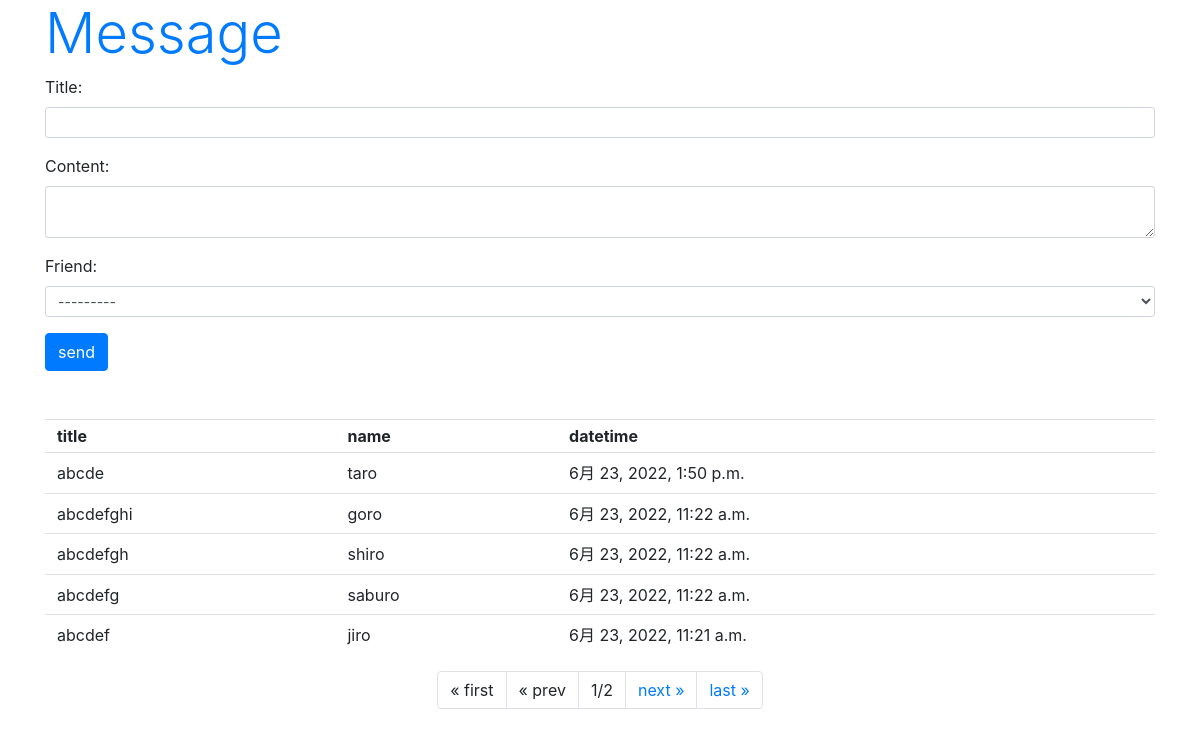
Page /hello/message/ on the committed database.
### hello/models.py (models this page shows, shortened)
class Message(models.Model):
    friend = models.ForeignKey(Friend, on_delete=models.CASCADE)
    title = models.CharField(max_length=100)
    content = models.CharField(max_length=300)
    pub_date = models.DateTimeField(auto_now_add=True)
    class Meta:
        ordering = ('pub_date',)

class Friend(models.Model):
    name = models.CharField(max_length=100, \
        validators=[number_only])
    mail = models.EmailField(max_length=200)
    gender = models.BooleanField()
    age = models.IntegerField()
    birthday = models.DateField()
    def __str__(self):
        return '<Friend:id=' + str(self.id) + ', ' + \
            self.name + '(' + str(self.age) + ')>'

### hello/views.py (the view)
# urls.py: path('message/', views.message, name='message'),
def message(request, page=1):
    if (request.method == 'POST'):
        obj = Message()
        form = MessageForm(request.POST, instance=obj)
        form.save()
    data = Message.objects.all().reverse()
    paginator = Paginator(data, 5)
    params = {
        'title': 'Message',
        'form': MessageForm(),
        'data': paginator.get_page(page),
    }
    return render(request, 'hello/message.html', params)

### hello/forms.py
class MessageForm(forms.ModelForm):
    class Meta:
        model = Message
        fields = ['title','content','friend']
        widgets = {
            'title': forms.TextInput(attrs={'class':'form-control form-control-sm'}),
            'content': forms.Textarea(attrs={'class':'form-control form-control-sm', 'rows':2}),
            'friend': forms.Select(attrs={'class':'form-control form-control-sm'}),
        }

### hello/templates/hello/message.html (shortened to what this page needs)
{% load static %}
<!doctype html>
<html lang="ja">
<head>
    <link rel="stylesheet"
    href="https://stackpath.bootstrapcdn.com/bootstrap/4.3.1/css/bootstrap.min.css"
>
</head>
<body class="container">
    <h1 class="display-4 text-primary">
        {{title}}</h1>
        <form action="{% url 'message' %}" method="post">
        {{ form.as_p }}
        <input type="submit" value="send"
            class="btn btn-primary">
    <table class="table">
        <tr>
            <th class="py-1">title</th>
            <th class="py-1">name</th>
            <th class="py-1">datetime</th>
        </tr>
    {% for item in data %}
        <tr>
            <td class="py-2">{{item.title}}</td>
            <td class="py-2">{{item.friend.name}}</td>
            <td class="py-2">{{item.pub_date}}</td>
        <tr>
    {% endfor %}
    </table>
    <ul class="pagination  justify-content-center">
        {% if data.has_previous %}
        <li class="page-item">
            <a class="page-link" href="{% url 'message' %}">
                &laquo; first</a>
        </li>
        <li class="page-item">
            <a class="page-link"
            href="{% url 'message' %}{{data.previous_page_number}}">
                &laquo; prev</a>
        </li>
        {% else %}
        <li class="page-item">
            <a class="page-link">&laquo; first</a>
        </li>
        <li class="page-item">
            <a class="page-link">&laquo; prev</a>
        </li>
        {% endif %}
        <li class="page-item">
            <a class="page-link">
            {{data.number}}/{{data.paginator.num_pages}}</a>
        </li>
        {% if data.has_next %}
        <li class="page-item">
            <a class="page-link"
            href="{% url 'message' %}{{data.next_page_number }}">
                next &raquo;</a>
        </li>
        <li class="page-item">
            <a class="page-link"
            href="{% url 'message' %}{{data.paginator.num_pages}}">
                last &raquo;</a>
        </li>
        {% endif %}
    </ul>
</body>
</html>

### rows in the picture
Message: title "abcde", friend.name "taro", pub_date "6月 23, 2022, 1:50 p.m."
Message: title "abcdefghi", friend.name "goro", pub_date "6月 23, 2022, 11:22 a.m."
Message: title "abcdefgh", friend.name "shiro", pub_date "6月 23, 2022, 11:22 a.m."
Message: title "abcdefg", friend.name "saburo", pub_date "6月 23, 2022, 11:22 a.m."
Message: title "abcdef", friend.name "jiro", pub_date "6月 23, 2022, 11:21 a.m."

### other values in the picture
{{ title }} "Message"
{{ data.number }} "1"
{{ data.paginator.num_pages }} "2"
